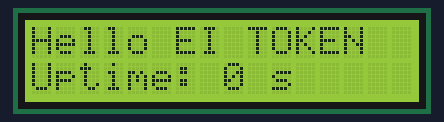
The sketch below on a simulated Arduino Uno, built with avr-gcc and run on an emulated ATmega328P. Parts: 16×2 character LCD. What the sketch prints to the serial monitor is not drawn.

Above: at 0.1 s.
At 4.2 s:
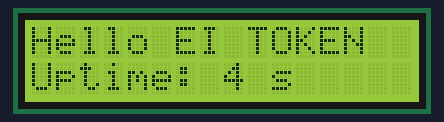
At 9.3 s:
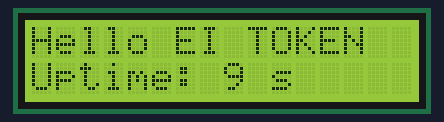
At 19.4 s:
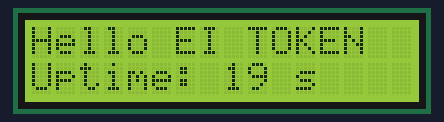
At 28.5 s:
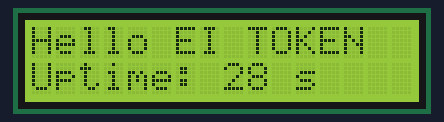
At 38.7 s:
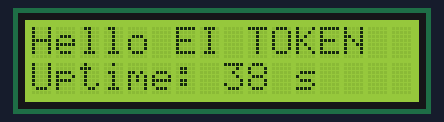

The sketch:

sketch.ino
```cpp
// EI TOKEN 案例 · 1602 屏显示文字
// 在 I2C 液晶屏上显示问候和计时
// 适用：Arduino Uno / Arduino Nano / ESP32 DevKit / ESP32-S3 DevKitC

#include <Wire.h>
#include <LiquidCrystal_I2C.h>

LiquidCrystal_I2C lcd(0x27, 16, 2);   // 没字就试试 0x3F

void setup() {
  Serial.begin(115200);
  lcd.init();
  lcd.backlight();
  lcd.setCursor(0, 0);
  lcd.print("Hello EI TOKEN");
  Serial.println("EIT lcd1602 ready");
}

void loop() {
  lcd.setCursor(0, 1);
  lcd.print("Uptime: ");
  lcd.print(millis() / 1000);
  lcd.print(" s   ");
  delay(1000);
}
```

Measured:
- what the display in image 1 shows lasts 1.1 s, from 4.1 s to 5.2 s
